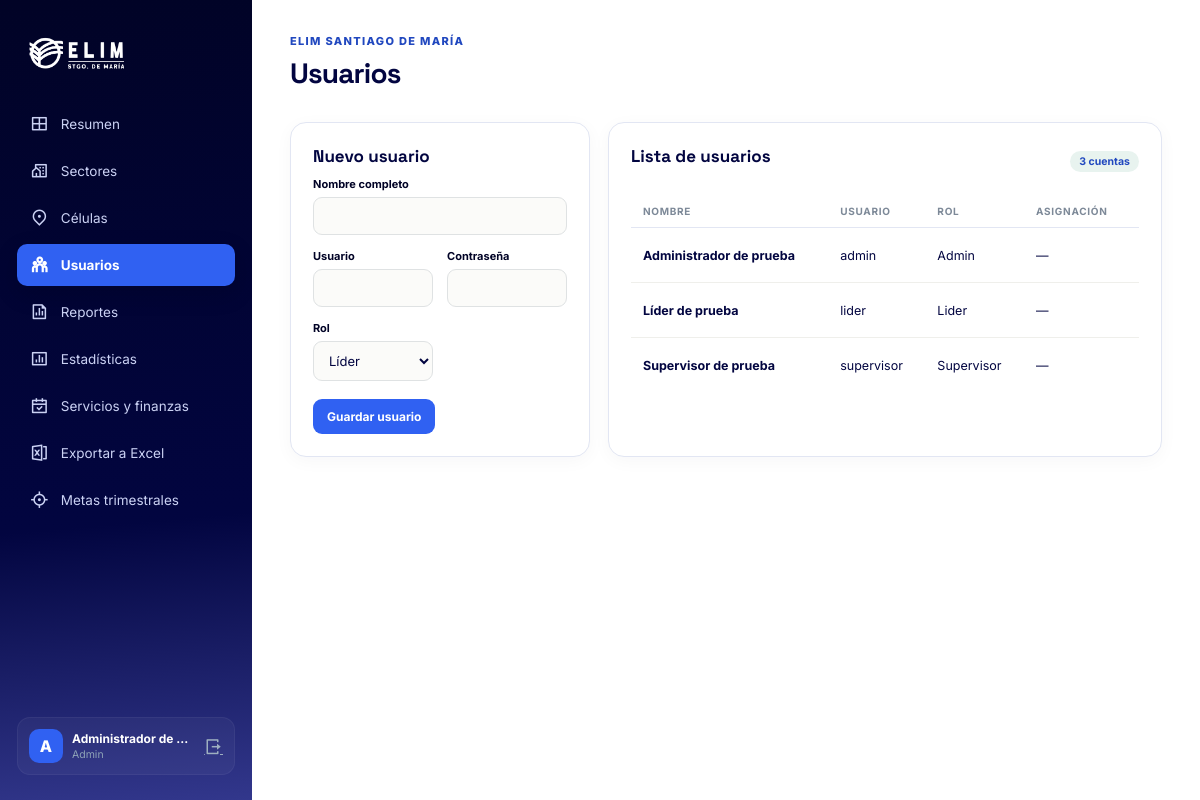
The app's page /admin/usuarios.php (signed in) with its own data.
### tables this page shows
CREATE TABLE usuarios (
    id INT UNSIGNED AUTO_INCREMENT PRIMARY KEY,
    nombre_completo VARCHAR(120) NOT NULL,
    usuario VARCHAR(50) NOT NULL,
    password VARCHAR(255) NOT NULL,
    rol ENUM('lider', 'supervisor', 'admin') NOT NULL,
    sector_id INT UNSIGNED NULL,
    celula_id INT UNSIGNED NULL,
    activo TINYINT(1) NOT NULL DEFAULT 1,
    creado_en TIMESTAMP NOT NULL DEFAULT CURRENT_TIMESTAMP,
    UNIQUE KEY uq_usuario_login (usuario),
    KEY idx_usuarios_sector (sector_id),
    CONSTRAINT chk_usuario_activo CHECK (activo IN (0, 1)),
    CONSTRAINT fk_usuario_sector FOREIGN KEY (sector_id)
        REFERENCES sectores(id) ON UPDATE CASCADE ON DELETE SET NULL
);

### admin/_bootstrap.php (called while the page is built, shortened)
<?php
require_once __DIR__ . "/../includes/auth.php";
require_once __DIR__ . "/../includes/funciones.php";
function abrirPaginaAdmin(
    string $seccion,
    string $titulo
): void {
    $actual = $seccion;
    require __DIR__ . "/../components/head.php";
    require __DIR__ . "/../components/sidebar.php";
    require __DIR__ . "/../components/top.php";
}
function cerrarPaginaAdmin(array $scripts = []): void
{
    require __DIR__ . "/../components/foot.php";
}

### includes/auth.php (called while the page is built, shortened)
<?php
function urlApp(string $ruta = ''): string
{
    static $base = null;
    if ($base === null) {
        $script = str_replace('\\', '/', $_SERVER['SCRIPT_NAME'] ?? '');
        $base = dirname($script);
        foreach (['/admin', '/lider', '/supervisor'] as $seccion) {
            if (str_ends_with($base, $seccion)) {
                $base = substr($base, 0, -strlen($seccion));
                break;
            }
        }
        $base = rtrim($base, '/');
    }
    return ($base === '' ? '' : $base) . '/' . ltrim($ruta, '/');
}

### includes/funciones.php (called while the page is built, shortened)
<?php
function e(mixed $valor): string
{
    return htmlspecialchars((string) $valor, ENT_QUOTES, "UTF-8");
}

### admin/usuarios.php (the view, shortened to what this page needs)
<?php
require_once __DIR__ . "/_bootstrap.php";
$usuarioEditado = null;
$usuarios = $conexion
    ->query(
        'SELECT
        u.*,
        s.nombre AS sector,
        c.nombre AS celula
     FROM usuarios u
     LEFT JOIN sectores s ON s.id = u.sector_id
     LEFT JOIN celulas c ON c.id = u.celula_id
     ORDER BY u.nombre_completo',
    )
    ->fetchAll();
abrirPaginaAdmin(
    "usuarios",
    "Usuarios"
);
?>
<div class="section-split">
    <section class="card card-flush">
        <h3><?= $usuarioEditado ? "Editar usuario" : "Nuevo usuario" ?></h3>
        <form method="post" autocomplete="off">
            <div class="form-grid">
                <div class="full">
                    <label for="nombre">Nombre completo</label>
                    <input
                        id="nombre"
                        name="nombre"
                        required
                        value="<?= e(
                            $usuarioEditado["nombre_completo"] ?? "",
                        ) ?>"
                    >
                </div>
                <div>
                    <label for="usuario">Usuario</label>
                    <input
                        id="usuario"
                        name="usuario"
                        required
                        autocomplete="off"
                        value="<?= e($usuarioEditado["usuario"] ?? "") ?>"
                    >
                </div>
                <div>
                    <label for="password">
                        Contraseña <?= $usuarioEditado
                            ? "(deja en blanco para no cambiarla)"
                            : "" ?>
                    </label>
                    <input
                        id="password"
                        name="password"
                        type="password"
                        autocomplete="new-password"
                        <?= $usuarioEditado ? "" : "required" ?>
                    >
                </div>
                <div>
                    <label for="rol">Rol</label>
                    <select id="rol" name="rol">
                        <?php foreach (
                            [
                                "lider" => "Líder",
                                "supervisor" => "Supervisor",
                                "admin" => "Administrador",
                            ]
                            as $valor => $texto
                        ): ?>
                            <option
                                value="<?= $valor ?>"
                                <?= ($usuarioEditado["rol"] ?? "lider") ===
                                $valor
                                    ? "selected"
                                    : "" ?>
                            >
                                <?= $texto ?>
                            </option>
                        <?php endforeach; ?>
                    </select>
                </div>
            </div>
            <div class="form-actions">
                <button class="btn btn-gold" type="submit">Guardar usuario</button>
            </div>
        </form>
    </section>
    <section class="card card-flush">
        <div class="card-head">
            <h3>Lista de usuarios</h3>
            <span class="badge ok"><?= count($usuarios) ?> cuentas</span>
        </div>
        <div class="table-wrap">
            <table>
                <thead>
                    <tr>
                        <th>Nombre</th>
                        <th>Usuario</th>
                        <th>Rol</th>
                        <th>Asignación</th>
                        <th>Estado</th>
                    </tr>
                </thead>
                <tbody>
                    <?php foreach ($usuarios as $usuario): ?>
                        <tr>
                            <td><strong><?= e(
                                $usuario["nombre_completo"],
                            ) ?></strong></td>
                            <td><?= e($usuario["usuario"]) ?></td>
                            <td><?= e(ucfirst($usuario["rol"])) ?></td>
                            <td>
                                <?= e($usuario["sector"] ?? "—") ?>
                            </td>
                            <td>
                            </td>
                        </tr>
                    <?php endforeach; ?>
                </tbody>
            </table>
        </div>
    </section>
</div>
<?php cerrarPaginaAdmin(); ?>

### components/head.php (shortened to what this page needs)
<?php
$titulo = $titulo ?? "ELIM SDM"; ?>
<!doctype html>
<html lang="es">
<head>
    <link
        href="https://cdn.jsdelivr.net/npm/remixicon@4.5.0/fonts/remixicon.css"
        rel="stylesheet"
    >
    <link
        rel="stylesheet"
        href="<?= e(urlApp('css/app.css')) ?>?v=<?= filemtime(__DIR__ . '/../css/app.css') ?>"
    >
</head>
<body>
<div class="app-shell">

### components/sidebar.php (shortened to what this page needs)
<?php
$rol = $_SESSION["rol"];
$actual = $actual ?? "resumen";
$menus = [
    "admin" => [
        "resumen" => ["ri-layout-grid-line", "Resumen", "admin-inicio.php"],
        "sectores" => ["ri-community-line", "Sectores", "sectores.php"],
        "celulas" => ["ri-map-pin-2-line", "Células", "celulas.php"],
        "usuarios" => ["ri-team-line", "Usuarios", "usuarios.php"],
        "reportes" => ["ri-file-chart-line", "Reportes", "reportes.php"],
        "estadisticas" => [
            "ri-bar-chart-box-line",
            "Estadísticas",
            "estadisticas.php",
        ],
        "servicios" => [
            "ri-calendar-check-line",
            "Servicios y finanzas",
            "servicios.php",
        ],
        "exportar" => [
            "ri-file-excel-2-line",
            "Exportar a Excel",
            "exportar-reportes.php",
        ],
        "metas" => ["ri-focus-3-line", "Metas trimestrales", "metas.php"],
    ],
    "supervisor" => [
        "resumen" => [
            "ri-layout-grid-line",
            "Resumen",
            "sup-inicio.php?vista=resumen",
        ],
        "celulas" => [
            "ri-community-line",
            "Mis células",
            "sup-inicio.php?vista=celulas",
        ],
        "reporte" => [
            "ri-file-edit-line",
            "Reporte del sector",
            "sup-inicio.php?vista=reporte",
        ],
        "historial" => [
            "ri-history-line",
            "Reportes enviados",
            "sup-inicio.php?vista=historial",
        ],
    ],
    "lider" => [
        "resumen" => [
            "ri-layout-grid-line",
            "Resumen",
            "lider-inicio.php?vista=resumen",
        ],
        "reporte" => [
            "ri-file-edit-line",
            "Enviar reporte",
            "lider-inicio.php?vista=reporte",
        ],
        "historial" => [
            "ri-history-line",
            "Mis reportes",
            "lider-inicio.php?vista=historial",
        ],
    ],
];
?>
<aside class="sidebar" id="sidebar">
    <a class="brand" href="<?= e(urlApp('index.php')) ?>">
        <img src="<?= e(urlApp('img/logoClaro.png')) ?>" alt="ELIM SDM"/>
    </a>
    <nav class="side-nav">
        <?php foreach ($menus[$rol] as $clave => [$icono, $texto, $ruta]): ?>
            <a class="<?= $actual === $clave ? "active" : "" ?>" href="<?= e(
    $ruta,
) ?>">
                <i class="<?= e($icono) ?>"></i>
                <span><?= e($texto) ?></span>
            </a>
        <?php endforeach; ?>
    </nav>
    <div class="side-user">
        <div class="avatar"><?= e(
            strtoupper(substr($_SESSION["nombre"], 0, 1)),
        ) ?></div>
        <div class="user-copy">
            <strong><?= e($_SESSION["nombre"]) ?></strong>
            <span><?= e(ucfirst($rol)) ?></span>
        </div>
        <a class="logout" href="<?= e(urlApp('logout.php')) ?>" title="Cerrar sesión">
            <i class="ri-logout-box-r-line"></i>
        </a>
    </div>
</aside>

### components/top.php (shortened to what this page needs)
<main class="main">
    <header class="topbar">
        <div>
            <div class="eyebrow">Elim Santiago de María</div>
            <h1 class="page-title"><?= e($titulo) ?></h1>
        </div>
    </header>

### components/foot.php (shortened to what this page needs)
</main>
</div>
</body>
</html>

### css/app.css (style rules this page uses)
:root { --night: #010326; --night-2: #020540; --gold: #3061f2; --gold-soft: #edf2ff; --ivory: #ffffff; --white: #fff; --ink: #020540; --muted: #69708f; --line: #e2e6f3; --green: #2148bf; --red: #b04a4a; --shadow: 0 14px 40px rgba(2, 5, 64, 0.09); }
* { box-sizing: border-box; }
body { margin: 0; background: var(--ivory); color: var(--ink); font-family: Inter, system-ui, sans-serif; }
.app-shell { min-height: 100vh; display: flex; }
.sidebar { position: fixed; inset: 0 auto 0 0; width: 252px; background: linear-gradient(175deg, #010326, #020540 65%, #32378c); padding: 25px 17px; display: flex; flex-direction: column; z-index: 1000; }
.brand { display: flex; flex-direction: column; align-items: flex-start; gap: 8px; padding: 10px 0px 30px; text-decoration: none; }
.brand img { width: 142px; height: auto; margin-left: -11px; }
.side-nav { display: flex; flex-direction: column; gap: 5px; flex: 1; }
.side-nav a { display: flex; gap: 12px; align-items: center; padding: 11px 13px; border-radius: 10px; color: #cbd2f4; text-decoration: none; font-size: 13.5px; transition: 0.18s; }
.side-nav a i { font-size: 18px; }
.side-nav a.active { background: var(--gold); color: #ffffff; font-weight: 700; box-shadow: 0 8px 24px #0002; }
.side-user { display: flex; align-items: center; gap: 9px; background: #ffffff0a; border: 1px solid #ffffff0d; padding: 11px; border-radius: 13px; }
.avatar { width: 34px; height: 34px; border-radius: 10px; background: var(--gold); display: grid; place-items: center; font-weight: 800; color: #ffffff; }
.user-copy { min-width: 0; display: flex; flex-direction: column; flex: 1; }
.user-copy strong { color: white; font-size: 12px; white-space: nowrap; overflow: hidden; text-overflow: ellipsis; }
.user-copy span { color: #8fa4b7; font-size: 10.5px; margin-top: 2px; }
.logout { color: #9eb0c0; font-size: 18px; }
.main { margin-left: 252px; width: calc(100% - 252px); padding: 34px 38px 70px; max-width: 1450px; }
.topbar { display: flex; align-items: flex-start; justify-content: space-between; margin-bottom: 25px; }
.eyebrow { color: var(--green); font-size: 11px; font-weight: 800; letter-spacing: 0.12em; text-transform: uppercase; margin-bottom: 7px; }
.page-title { font-family: "Space Grotesk", sans-serif; font-size: 28px; letter-spacing: -0.03em; margin: 0; }
.stat, .card { background: var(--white); border: 1px solid var(--line); border-radius: 16px; box-shadow: 0 4px 18px rgba(16, 36, 62, 0.035); }
.card { padding: 22px; margin-top: 18px; }
.card-head { display: flex; align-items: center; justify-content: space-between; gap: 15px; margin-bottom: 18px; }
.card h3 { font-family: "Space Grotesk"; font-size: 17px; margin: 0; padding: 0px 0px 10px 0px; }
.table-wrap { overflow: auto; }
table { width: 100%; border-collapse: collapse; min-width: 760px; }
th { text-align: left; color: #7d8998; font-size: 10px; text-transform: uppercase; letter-spacing: 0.07em; padding: 10px 12px; border-bottom: 1px solid var(--line); }
td { font-size: 12.5px; padding: 13px 12px; border-bottom: 1px solid #efefeb; vertical-align: middle; }
tr:last-child td { border-bottom: 0; }
.badge { display: inline-flex; padding: 4px 9px; border-radius: 100px; font-size: 10.5px; font-weight: 700; }
.badge.ok { color: var(--green); background: #e8f3ef; }
.btn { border: 0; border-radius: 9px; padding: 10px 14px; font: 700 12px Inter; cursor: pointer; text-decoration: none; display: inline-flex; align-items: center; justify-content: center; gap: 7px; }
.btn-gold { background: var(--gold); color: #ffffff; }
.form-grid { display: grid; grid-template-columns: repeat(2, 1fr); gap: 14px; }
.form-grid .full { grid-column: 1/-1; }
label { display: block; font-size: 11px; font-weight: 700; color: var(--night); margin-bottom: 6px; }
input, select, textarea { width: 100%; border: 1.5px solid #dfe2e3; background: #fbfbf9; border-radius: 9px; padding: 10px 11px; font: 13px Inter; color: var(--ink); }
.form-actions { display: flex; gap: 9px; margin-top: 18px; }
.section-split { display: grid; grid-template-columns: minmax(300px, 0.75fr) minmax(0, 1.5fr); gap: 18px; }
.card-flush { margin-top: 0; }

### records on screen
usuarios: nombre_completo "Administrador de prueba", usuario "admin", rol "Admin", sector "—"
usuarios: nombre_completo "Líder de prueba", usuario "lider", rol "Lider", sector "—"
usuarios: nombre_completo "Supervisor de prueba", usuario "supervisor", rol "Supervisor", sector "—"

### other values on screen
$texto "Resumen"
$texto "Sectores"
$texto "Células"
$texto "Usuarios"
$texto "Reportes"
$texto "Estadísticas"
$texto "Servicios y finanzas"
$texto "Exportar a Excel"
$texto "Metas trimestrales"
substr($_SESSION["nombre"], 0, 1) "A"
$_SESSION["nombre"] "Administrador de…"
$rol "Admin"
$titulo "Usuarios"
count($usuarios) "3"
form field rol "Líder"
